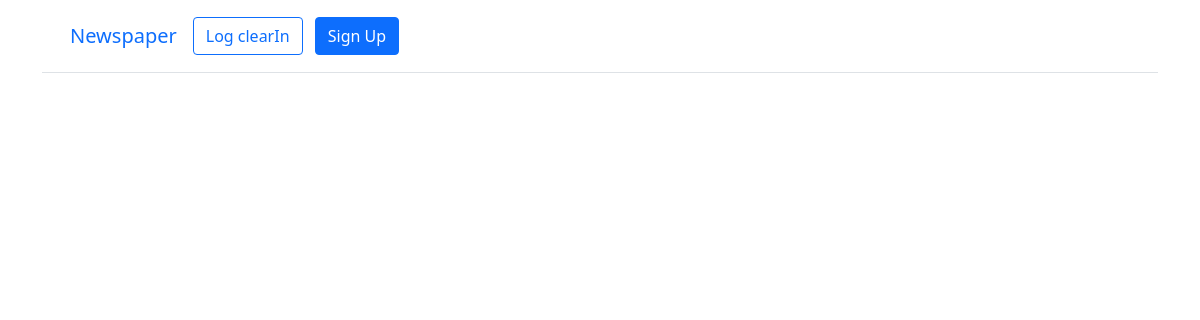
The page /articles/ on the database as committed earlier.
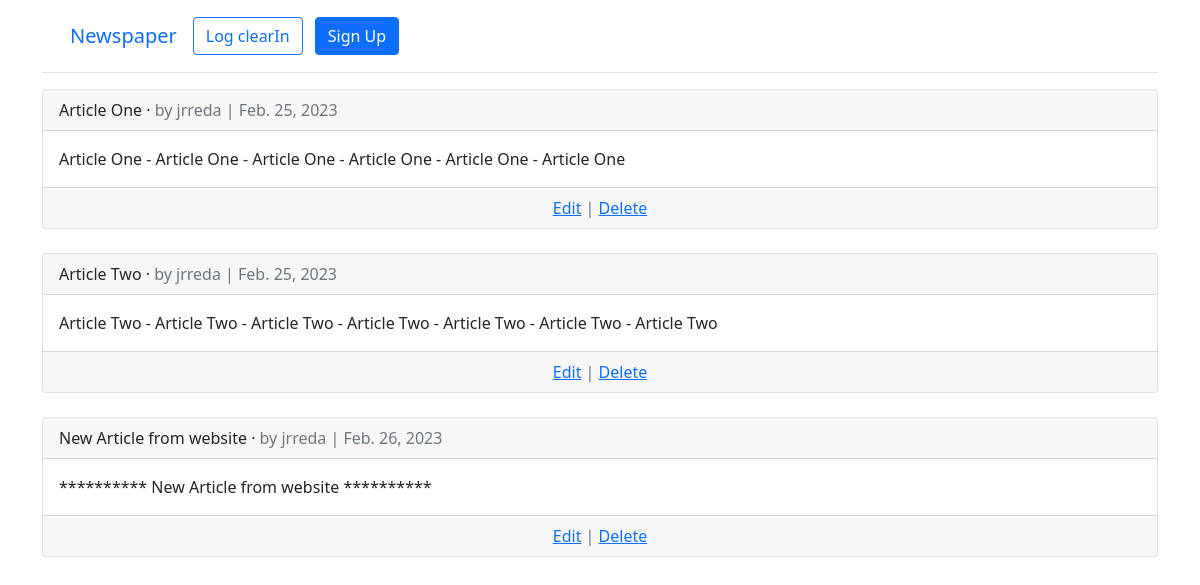
The same page on the database as committed later.
### articles/models.py (models this page shows, shortened)
class Article(models.Model):
    title = models.CharField(max_length=255)
    body = models.TextField()
    date = models.DateField(auto_now_add=True)
    author = models.ForeignKey(
        settings.AUTH_USER_MODEL,
        on_delete=models.CASCADE,
    )

### accounts/models.py (models this page shows)
class CustomUser(AbstractUser):
    age = models.PositiveIntegerField(null=True, blank=True)

### articles/views.py (the view)
# urls.py: path("", ArticleListView.as_view(), name="article_list"),
class ArticleListView(ListView):
    model = Article
    template_name = 'article_list.html'
    context_object_name = 'all_articles_list'

### templates/article_list.html (shortened to what this page needs)
{% extends 'base.html' %}
{% block content %}
{% for article in all_articles_list %}
<div class="card">
    <div class="card-header">
      <span class="font-weight-bold">{{ article.title }}</span> &middot;
      <span class="text-muted">by {{ article.author }} |
      {{ article.date }}</span>
    </div>
    <div class="card-body">
      {{ article.body }}
    </div>
    <div class="card-footer text-center text-muted">
      <a href="{% url 'article_edit' article.pk %}">Edit</a> |
      <a href="{% url 'article_delete' article.pk %}">Delete</a>
    </div>
</div>
<br />
{% endfor %}
{% endblock content %}

### templates/base.html (shortened to what this page needs)
<!DOCTYPE html>
<html>
<head>
  <link href="https://cdn.jsdelivr.net/npm/bootstrap@5.1.3/dist/css/bootstrap.min.css" rel="stylesheet"
>
</head>
<body>
  <div class="container">
    <header class="p-3 mb-3 border-bottom">
      <div class="container">
        <div class="d-flex flex-wrap align-items-center justify-content-center
          justify-content-lg-start">
          <a class="navbar-brand" href="{% url 'home' %}">Newspaper</a>
          <ul class="nav col-12 col-lg-auto me-lg-auto mb-2 justify-content-center
            mb-md-0">
            {% if user.is_authenticated %}
            <li><a href="{% url 'article_new' %}" class="nav-link px-2 link-dark">+ New</a></li>
          </ul>
          <div class="dropdown text-end">
            <a href="#" class="d-block link-dark text-decoration-none dropdown-toggle" id="dropdownUser1"
              data-bs-toggle="dropdown" aria-expanded="false">
              {{ user.username }}
            </a>
            <ul class="dropdown-menu text-small" aria-labelledby="dropdownUser1">
              <li><a class="dropdown-item" href="{% url 'password_change'%}">
                  Change password</a></li>
              <li><a class="dropdown-item" href="{% url 'logout' %}">Log Out</a>
              </li>
            </ul>
          </div>
          {% else %}
          <div class="text-end">
            <a href="{% url 'login' %}" class="btn btn-outline-primary me-2">Log clearIn</a>
            <a href="{% url 'signup' %}" class="btn btn-primary">Sign Up</a>
          </div>
          {% endif %}
        </div>
      </div>
    </header>
    <main>
      {% block content %}
      {% endblock content %}
    </main>
  </div>
</body>

Rows that differ between the two databases and show on the page:
added Article: title "Article One", author "jrreda", date "Feb. 25, 2023", body "Article One - Article One - Article One - Article One - Article One - Article One"
added Article: title "Article Two", author "jrreda", date "Feb. 25, 2023", body "Article Two - Article Two - Article Two - Article Two - Article Two - Article Two - Article Two"
added Article: title "New Article from website", author "jrreda", date "Feb. 26, 2023", body "********** New Article from website **********"
